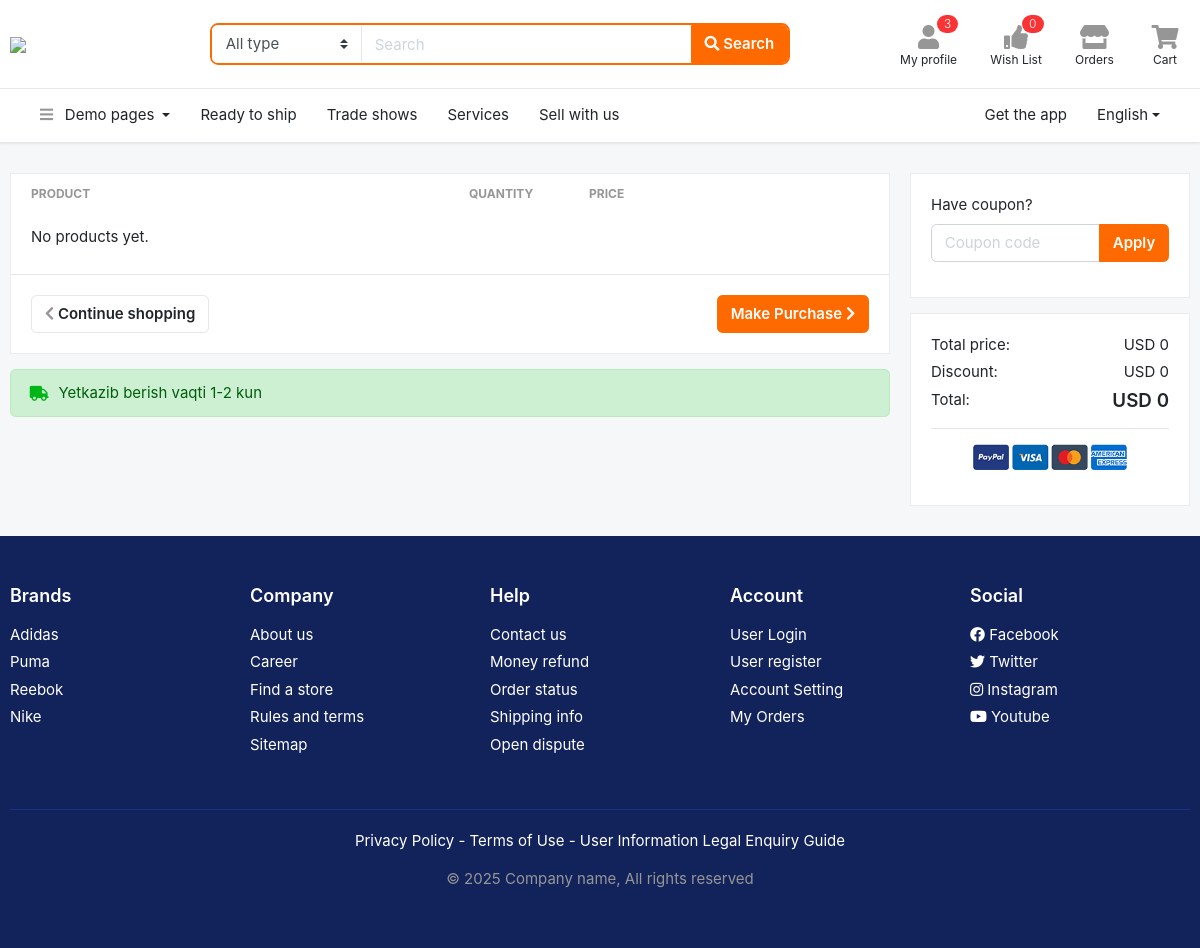
/order/my-cart/ (signed in), run on an earlier commit of the app's database.
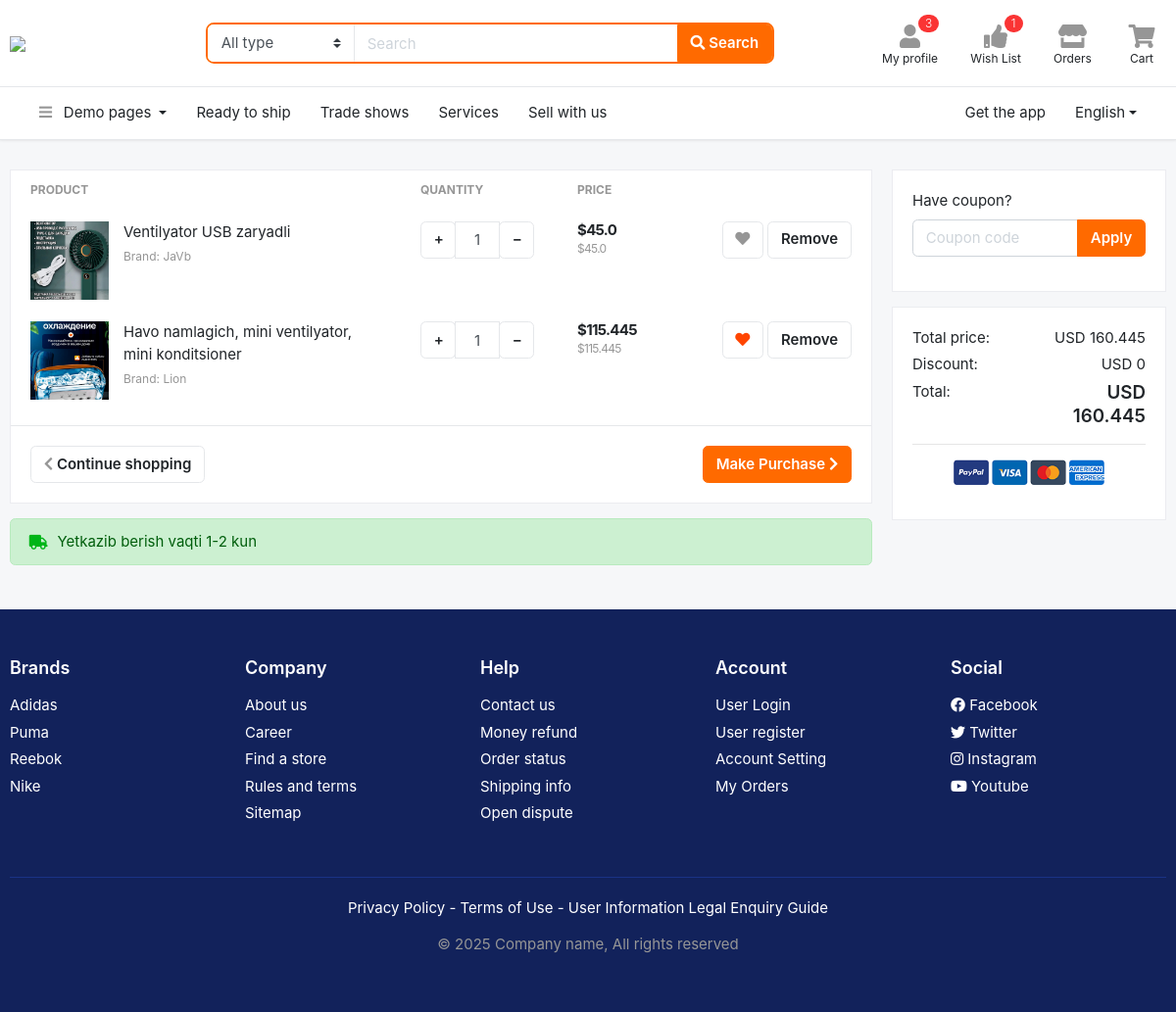
And on a later commit of the database.
### users/models.py (models this page shows, shortened)
class User(AbstractUser):
    class GENDER(models.TextChoices):
        MALE = 'male', 'male'
        FEMALE = 'female', 'female'
    phone = models.CharField(max_length=13)
    gender = models.CharField(max_length=10, choices=GENDER.choices, blank=True, null=True)
    city = models.CharField(max_length=50, blank=True, null=True)
    country = models.CharField(max_length=50, blank=True, null=True)
    confirmation_code = models.CharField(max_length=6, blank=True, null=True)
    confirmed = models.BooleanField(default=False)

### order/models.py (models this page shows, shortened)
class CartItem(models.Model):
    user = models.ForeignKey(User, on_delete=models.CASCADE)
    product = models.ForeignKey(Product, on_delete=models.CASCADE)
    amount = models.PositiveIntegerField(default=1)
    created_at = models.DateTimeField(auto_now_add=True)
    def get_total_price(self):
        return self.amount * self.product.price

### main/models.py (models this page shows, shortened)
class Product(models.Model):
    name = models.CharField(max_length=255)
    slug = models.SlugField(max_length=255, unique=True, blank=True, null=True)
    brand = models.CharField(max_length=255, blank=True, null=True)
    price = models.FloatField(validators=[MinValueValidator(0.0)])
    description = models.TextField(blank=True, null=True)
    guarantee = models.CharField(max_length=255, blank=True, null=True)
    delevery_time = models.CharField(max_length=255, blank=True, null=True)
    country = models.CharField(max_length=255, blank=True, null=True)
    rating = models.FloatField(validators=[MinValueValidator(1.0), MaxValueValidator(5.0)], default=5.0)
    views = models.PositiveIntegerField(default=0)
    sub_category = models.ForeignKey(SubCategory, on_delete=models.CASCADE)
    created_at = models.DateTimeField(auto_now_add=True)

class Image(models.Model):
    image = models.ImageField(upload_to='images/', null=True, blank=True)
    product = models.ForeignKey(Product, on_delete=models.CASCADE)

### order/views.py (the view)
# urls.py: path('my-cart/', CartView.as_view(), name='my-cart'),
class CartView(LoginRequiredMixin, View):
    def get(self, request):
        cart_items = request.user.cartitem_set.all()
        wishlist_products = request.user.favorite_set.values_list('product__id', flat=True)
        total_discount = 0
        total_price_without_discount = 0
        for cart_item in cart_items:
            total_price_without_discount += cart_item.product.price * cart_item.amount
            if cart_item.product.discount_set.filter(end_date__lt=datetime.today()).exists():
                discount = cart_item.product.discount_set.filter(
                    end_date__lt=datetime.today()).last().amount * cart_item.amount
                total_discount += discount
        total_price = total_price_without_discount - total_discount
        context = {
            'cart_items': cart_items,
            'wishlist_products': wishlist_products,
            'total_discount': total_discount,
            'total_price_without_discount': total_price_without_discount,
            'total_price': total_price,
        }
        return render(request, 'cart.html', context)

### templates/cart.html (shortened to what the changed rows need)
{% extends 'base.html' %}
{% block content %}
<section class="section-content padding-y">
    <div class="container">
        <div class="row">
            <main class="col-md-9">
                <div class="card">
                    <table class="table table-borderless table-shopping-cart">
                        <thead class="text-muted">
                        <tr class="small text-uppercase">
                            <th scope="col">Product</th>
                            <th scope="col" width="120">Quantity</th>
                            <th scope="col" width="120">Price</th>
                            <th scope="col" class="text-right" width="200"></th>
                        </tr>
                        </thead>
                        <tbody>
                        {% for cart_item in cart_items %}
                            <tr>
                            <td>
                                <figure class="itemside">
                                    <div class="aside"><img src="{{ cart_item.product.image_set.first.image.url }}"
                                                            class="img-sm"></div>
                                    <figcaption class="info">
                                        <a href="#" class="title text-dark">{{ cart_item.product.name }}</a>
                                        <p class="text-muted small">Brand: {{ cart_item.product.brand }}</p>
                                    </figcaption>
                                </figure>
                            </td>
                            <td>
                                <div class="input-group mb-3 input-spinner">
                                    <div class="input-group-prepend">
                                        <a href="{% url 'increment' cart_item.id %}">
                                            <button class="btn btn-light" type="button" id="button-plus"> +</button>
                                        </a>
                                    </div>
                                    <input type="text" class="form-control" value="{{ cart_item.amount }}">
                                    <div class="input-group-append">
                                        <a href="{% url 'decrement' cart_item.id %}">
                                            <button class="btn btn-light" type="button" id="button-minus"> &minus;
                                            </button>
                                        </a>
                                    </div>
                                </div>
                            </td>
                            <td>
                                <div class="price-wrap">
                                    <var class="price">${{ cart_item.get_total_price }}</var>
                                    <small class="text-muted"> ${{ cart_item.product.price }}</small>
                                </div>
                            </td>
                            <td class="text-right">
                                <a data-original-title="Save to Wishlist" title="" href="{% url 'add-to-wishlist-for-cart' cart_item.product.id %}"
                                   class="btn btn-light" data-toggle="tooltip"> <i class="fa fa-heart" {% if cart_item.product.id in wishlist_products %} style="color: orangered" {% endif %} ></i></a>
                                <a href="{% url 'remove-from-cart' cart_item.product.id %}" class="btn btn-light btn-round"> Remove</a>
                            </td>
                        </tr>
                        {% empty %}
                           <td>
                               <p>No products yet.</p>
                           </td>
                        {% endfor %}
                        </tbody>
                    </table>
                </div>
            </main>
            <aside class="col-md-3">
                <div class="card">
                    <div class="card-body">
                        <dl class="dlist-align">
                            <dt>Total price:</dt>
                            <dd class="text-right">USD {{ total_price_without_discount }}</dd>
                        </dl>
                        <dl class="dlist-align">
                            <dd class="text-right  h5"><strong> USD {{ total_price }}</strong></dd>
                        </dl>
                    </div>
                </div>
            </aside>
        </div>
    </div>
</section>
{% endblock %}

### templates/base.html (shortened to what the changed rows need)
<!DOCTYPE HTML>
{% load static %}
<html lang="en">
<head>
<link href="/static/css/bootstrap.css?v=2.0" rel="stylesheet" type="text/css"/>
<link href="/static/fonts/fontawesome/css/all.min.css?v=2.0" type="text/css" rel="stylesheet">
<link href="/static/css/ui.css?v=2.0" rel="stylesheet" type="text/css"/>
<link href="/static/css/responsive.css?v=2.0" rel="stylesheet" type="text/css" />
</head>
<body>
<header class="section-header">
<section class="header-main border-bottom">
	<div class="container">
		<div class="row align-items-center">
			<div class="col-xl-4 col-lg-4 col-md-6">
				<div class="widgets-wrap float-md-right">
					<div class="widget-header mr-3">
						<a href="{% url 'wishlist' %}" class="widget-view">
							<div class="icon-area">
								<i class="fa fa-thumbs-up"></i>
								<span class="notify">{{ request.user.favorite_set.count }}</span>
							</div>
						</a>
					</div>
				</div>
			</div>
		</div>
	</div>
</section>
</header>
{% block content %} {% endblock %}
</body>
</html>

What changed in the data, as far as the page shows it:
changed User: user.favorite_set.count "0" → "1"
added CartItem: product.image_set.first.image (picture), product.name "Ventilyator USB zaryadli", product.brand "JaVb", amount "1", get_total_price "45.0", product.price "45.0"
added CartItem: product.image_set.first.image (picture), product.name "Havo namlagich, mini ventilyator, mini konditsioner", product.brand "Lion", amount "1", get_total_price "115.445", product.price "115.445"
Also different on the page:
{{ total_price_without_discount }}: "0" → "160.445"
{{ total_price }}: "0" → "160.445"
text no longer shown: "No products yet."
